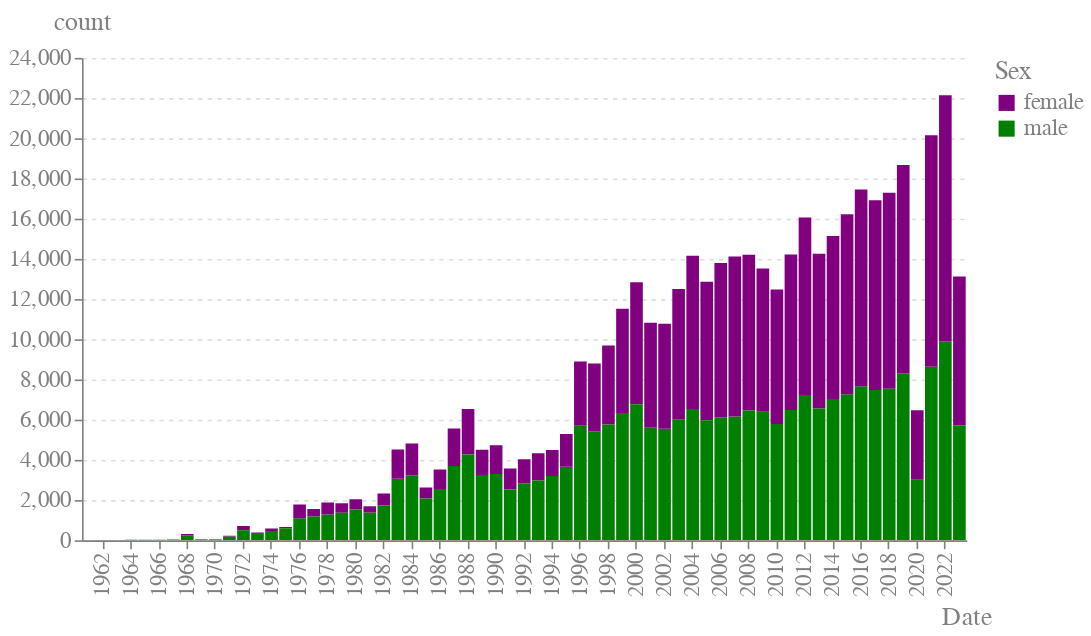

The notebook cell this image was saved under:
### Code cell
import altair as alt
from camminapy.plot import altair_theme

print("Count of performances grouped by year (starting 1960):")

altair_theme()
alt.Chart(
    df.with_columns(pl.col("Date").dt.year())
    .groupby("Date", "Sex")
    .count()
    .filter(pl.col("Date") > 1960)
    .sort("Date")
    .to_pandas()
).mark_bar(clip=True).encode(
    x=alt.X("Date:N").axis(labelAngle=-90, values=list(range(1960, 2024, 2))),
    y="count:Q",
    color=alt.Color("Sex:N").scale(
        domain=["female", "male"], range=["purple", "green"]
    ),
).properties(
    height=300, width=550
)

### Figure 1 — Vega-Lite specification as saved in the notebook (floating-point values rounded to 4 significant figures)
{"config": {"text": {"color": "gray", "fontSize": 14}, "title": {"anchor": "middle", "fontWeight": "normal", "titleFontWeight": "normal", "labelFontWeight": "normal", "fontSize": 30, "titleFontSize": 16, "labelFontSize": 14, "color": "gray", "titleColor": "gray", "labelColor": "gray", "tickColor": "gray", "domainColor": "gray"}, "header": {"titleFontSize": 16, "labelFontSize": 16, "color": "gray", "titleColor": "gray", "labelColor": "gray", "titleFontWeight": "normal"}, "view": {"height": 350, "width": 1400, "strokeWidth": 0, "fill": "white"}, "axis": {"domain": true, "domainColor": "gray", "domainWidth": 1, "gridWidth": 1, "labelAngle": 0, "tickSize": 5, "gridCap": "round", "gridDash": [2, 4], "fontWeight": "normal", "titleFontWeight": "normal", "labelFontWeight": "normal", "fontSize": 30, "titleFontSize": 16, "labelFontSize": 14, "color": "gray", "titleColor": "gray", "labelColor": "gray", "tickColor": "gray"}, "axisX": {"titleAnchor": "end", "titleAlign": "center"}, "axisY": {"titleAnchor": "end", "titleAngle": 0, "titleAlign": "center", "titleY": -15, "titleX": 0}, "axisLeft": {"labelAlign": "right"}, "axisRight": {"titleAnchor": "end", "titleAngle": 0, "titleAlign": "center", "titleY": -15, "tickSize": 5, "tickColor": "gray", "labelPadding": 5, "labelAlign": "left"}, "facet": {"spacing": 50}, "legend": {"fontWeight": "normal", "titleFontWeight": "normal", "labelFontWeight": "normal", "fontSize": 30, "titleFontSize": 16, "labelFontSize": 14, "color": "gray", "titleColor": "gray", "labelColor": "gray", "tickColor": "gray", "domainColor": "gray"}}, "data": {"name": "data-4a4a92ed37828ab32bb8cce768031b84"}, "mark": {"type": "bar", "clip": true}, "encoding": {"color": {"field": "Sex", "scale": {"domain": ["female", "male"], "range": ["purple", "green"]}, "type": "nominal"}, "x": {"axis": {"labelAngle": -90, "values": [1960, 1962, 1964, 1966, 1968, 1970, 1972, 1974, 1976, 1978, 1980, 1982, 1984, 1986, 1988, 1990, 1992, 1994, 1996, 1998, 2000, 2002, 2004, 2006, 2008, 2010, 2012, 2014, 2016, 2018, 2020, 2022]}, "field": "Date", "type": "nominal"}, "y": {"field": "count", "type": "quantitative"}}, "height": 300, "width": 550, "$schema": "https://vega.github.io/schema/vega-lite/v5.8.0.json", "datasets": {"data-4a4a92ed37828ab32bb8cce768031b84": [{"Date": 1961, "Sex": "male", "count": 5}, {"Date": 1962, "Sex": "female", "count": 2}, {"Date": 1962, "Sex": "male", "count": 8}, {"Date": 1963, "Sex": "male", "count": 8}, {"Date": 1964, "Sex": "female", "count": 2}, {"Date": 1964, "Sex": "male", "count": 21}, {"Date": 1965, "Sex": "female", "count": 1}, {"Date": 1965, "Sex": "male", "count": 27}, {"Date": 1966, "Sex": "male", "count": 31}, {"Date": 1966, "Sex": "female", "count": 1}, {"Date": 1967, "Sex": "male", "count": 41}, {"Date": 1967, "Sex": "female", "count": 2}, {"Date": 1968, "Sex": "male", "count": 235}, {"Date": 1968, "Sex": "female", "count": 73}, {"Date": 1969, "Sex": "female", "count": 10}, {"Date": 1969, "Sex": "male", "count": 36}, {"Date": 1970, "Sex": "female", "count": 3}, {"Date": 1970, "Sex": "male", "count": 43}, {"Date": 1971, "Sex": "male", "count": 193}, {"Date": 1971, "Sex": "female", "count": 29}, {"Date": 1972, "Sex": "female", "count": 211}, {"Date": 1972, "Sex": "male", "count": 494}, {"Date": 1973, "Sex": "female", "count": 26}, {"Date": 1973, "Sex": "male", "count": 358}, {"Date": 1974, "Sex": "male", "count": 465}, {"Date": 1974, "Sex": "female", "count": 116}, {"Date": 1975, "Sex": "female", "count": 58}, {"Date": 1975, "Sex": "male", "count": 600}, {"Date": 1976, "Sex": "male", "count": 1101}, {"Date": 1976, "Sex": "female", "count": 680}, {"Date": 1977, "Sex": "female", "count": 373}, {"Date": 1977, "Sex": "male", "count": 1179}, {"Date": 1978, "Sex": "male", "count": 1289}, {"Date": 1978, "Sex": "female", "count": 597}, {"Date": 1979, "Sex": "female", "count": 469}, {"Date": 1979, "Sex": "male", "count": 1376}, {"Date": 1980, "Sex": "female", "count": 505}, {"Date": 1980, "Sex": "male", "count": 1537}, {"Date": 1981, "Sex": "male", "count": 1381}, {"Date": 1981, "Sex": "female", "count": 311}, {"Date": 1982, "Sex": "female", "count": 601}, {"Date": 1982, "Sex": "male", "count": 1728}, {"Date": 1983, "Sex": "male", "count": 3067}, {"Date": 1983, "Sex": "female", "count": 1450}, {"Date": 1984, "Sex": "female", "count": 1574}, {"Date": 1984, "Sex": "male", "count": 3240}, {"Date": 1985, "Sex": "female", "count": 543}, {"Date": 1985, "Sex": "male", "count": 2081}, {"Date": 1986, "Sex": "male", "count": 2550}, {"Date": 1986, "Sex": "female", "count": 973}, {"Date": 1987, "Sex": "male", "count": 3693}, {"Date": 1987, "Sex": "female", "count": 1869}, {"Date": 1988, "Sex": "female", "count": 2266}, {"Date": 1988, "Sex": "male", "count": 4269}, {"Date": 1989, "Sex": "female", "count": 1263}, {"Date": 1989, "Sex": "male", "count": 3247}, {"Date": 1990, "Sex": "female", "count": 1430}, {"Date": 1990, "Sex": "male", "count": 3304}, {"Date": 1991, "Sex": "female", "count": 1050}, {"Date": 1991, "Sex": "male", "count": 2526}, {"Date": 1992, "Sex": "female", "count": 1193}, {"Date": 1992, "Sex": "male", "count": 2833}, {"Date": 1993, "Sex": "female", "count": 1366}, {"Date": 1993, "Sex": "male", "count": 2970}, {"Date": 1994, "Sex": "female", "count": 1291}, {"Date": 1994, "Sex": "male", "count": 3195}, {"Date": 1995, "Sex": "male", "count": 3658}, {"Date": 1995, "Sex": "female", "count": 1626}, {"Date": 1996, "Sex": "female", "count": 3196}, {"Date": 1996, "Sex": "male", "count": 5700}, {"Date": 1997, "Sex": "female", "count": 3362}, {"Date": 1997, "Sex": "male", "count": 5428}, {"Date": 1998, "Sex": "female", "count": 3927}, {"Date": 1998, "Sex": "male", "count": 5758}, {"Date": 1999, "Sex": "male", "count": 6336}, {"Date": 1999, "Sex": "female", "count": 5184}, {"Date": 2000, "Sex": "female", "count": 6071}, {"Date": 2000, "Sex": "male", "count": 6767}, {"Date": 2001, "Sex": "female", "count": 5218}, {"Date": 2001, "Sex": "male", "count": 5603}, {"Date": 2002, "Sex": "male", "count": 5550}, {"Date": 2002, "Sex": "female", "count": 5219}, {"Date": 2003, "Sex": "male", "count": 6016}, {"Date": 2003, "Sex": "female", "count": 6488}, {"Date": 2004, "Sex": "male", "count": 6536}, {"Date": 2004, "Sex": "female", "count": 7614}, {"Date": 2005, "Sex": "female", "count": 6897}, {"Date": 2005, "Sex": "male", "count": 5967}, {"Date": 2006, "Sex": "male", "count": 6111}, {"Date": 2006, "Sex": "female", "count": 7682}, {"Date": 2007, "Sex": "male", "count": 6159}, {"Date": 2007, "Sex": "female", "count": 7954}, {"Date": 2008, "Sex": "female", "count": 7752}, {"Date": 2008, "Sex": "male", "count": 6451}, {"Date": 2009, "Sex": "male", "count": 6399}, {"Date": 2009, "Sex": "female", "count": 7117}, {"Date": 2010, "Sex": "female", "count": 6688}, {"Date": 2010, "Sex": "male", "count": 5786}, {"Date": 2011, "Sex": "male", "count": 6484}, {"Date": 2011, "Sex": "female", "count": 7740}, {"Date": 2012, "Sex": "female", "count": 8829}, {"Date": 2012, "Sex": "male", "count": 7232}, {"Date": 2013, "Sex": "female", "count": 7704}, {"Date": 2013, "Sex": "male", "count": 6555}, {"Date": 2014, "Sex": "male", "count": 7034}, {"Date": 2014, "Sex": "female", "count": 8104}, {"Date": 2015, "Sex": "male", "count": 7271}, {"Date": 2015, "Sex": "female", "count": 8952}, {"Date": 2016, "Sex": "male", "count": 7661}, {"Date": 2016, "Sex": "female", "count": 9790}, {"Date": 2017, "Sex": "female", "count": 9440}, {"Date": 2017, "Sex": "male", "count": 7476}, {"Date": 2018, "Sex": "female", "count": 9755}, {"Date": 2018, "Sex": "male", "count": 7535}, {"Date": 2019, "Sex": "male", "count": 8304}, {"Date": 2019, "Sex": "female", "count": 10364}, {"Date": 2020, "Sex": "female", "count": 3458}, {"Date": 2020, "Sex": "male", "count": 3017}, {"Date": 2021, "Sex": "male", "count": 8633}, {"Date": 2021, "Sex": "female", "count": 11524}, {"Date": 2022, "Sex": "male", "count": 9885}, {"Date": 2022, "Sex": "female", "count": 12261}, {"Date": 2023, "Sex": "female", "count": 7406}, {"Date": 2023, "Sex": "male", "count": 5714}]}}
